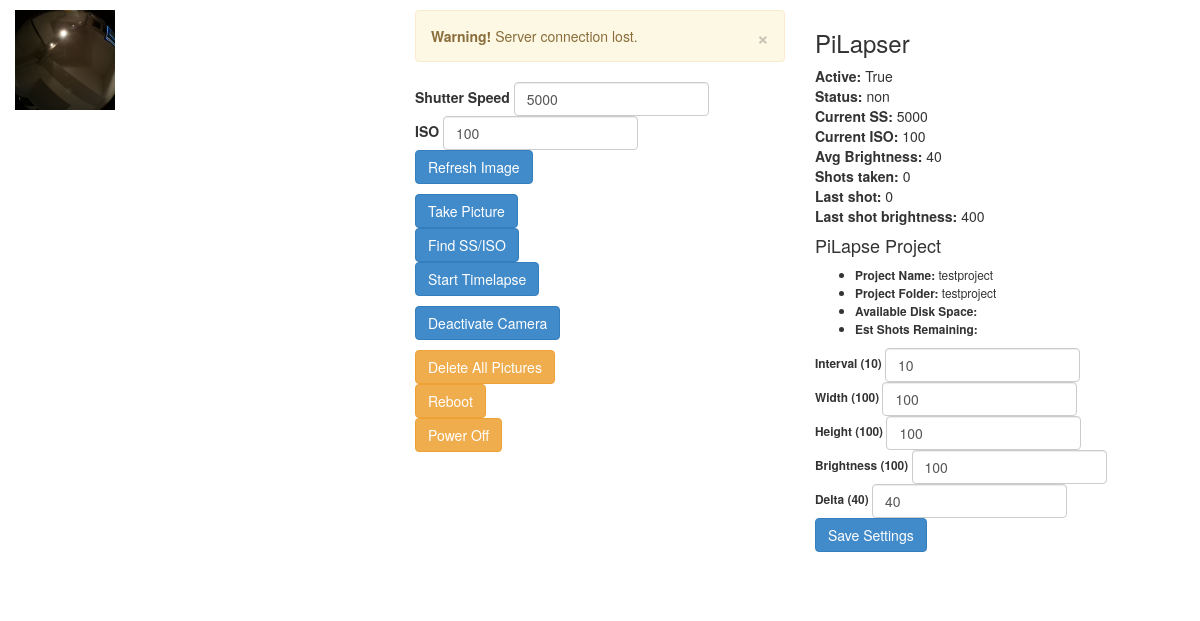
Page /djpilapp/ on the earlier database version.
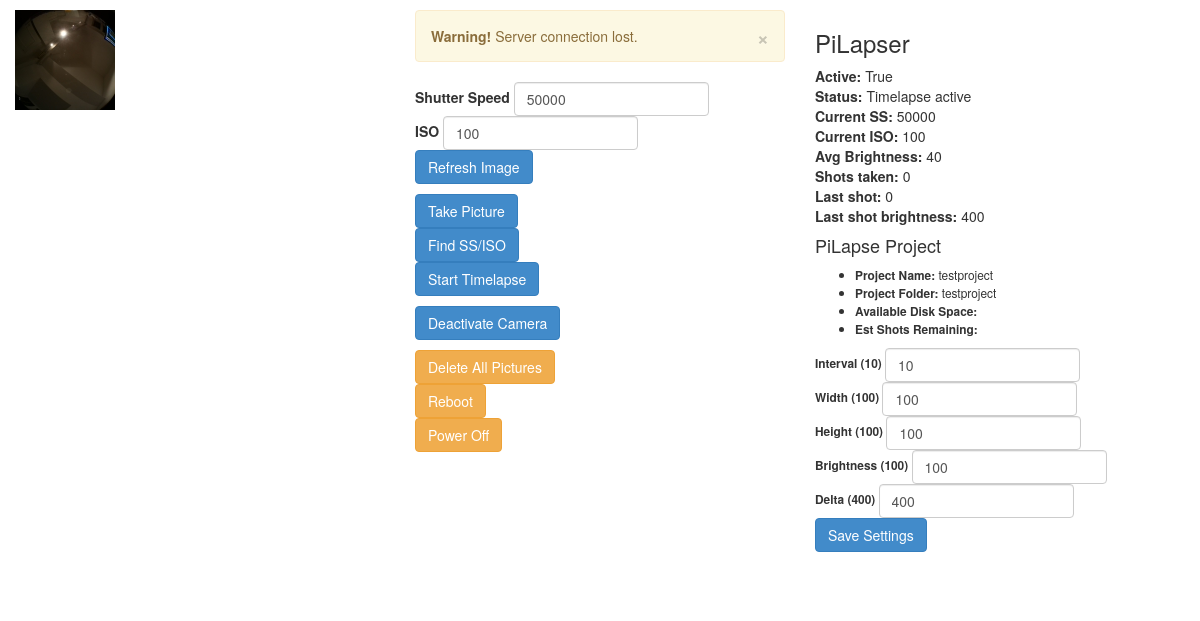
Same page on the later database version.
### djpilapp/models.py (models this page shows, shortened)
class timelapser(models.Model):
    uid = models.CharField(max_length=200)
    project = models.ForeignKey(pilapse_project,on_delete=models.CASCADE)
    currentss = models.IntegerField(verbose_name="Shutter Speed", name='ss')
    currentiso = models.IntegerField(verbose_name="ISO", name='iso')
    lastbr = models.IntegerField(verbose_name="Last shot brightness", name='lastbr')
    avgbr = models.IntegerField(verbose_name="Average brightness", name='avgbr')
    status = models.CharField(max_length=200, name='status')
    shots_taken = models.IntegerField(verbose_name="Shots taken", name='shots_taken')
    lastshot = models.CharField(max_length=200, name="lastshot")
    start_on_boot=models.BooleanField(verbose_name="Start on boot?", name='boot')
    active=models.BooleanField(verbose_name="Tracks whether currently taking photos", name='active')
    metersite='a'
    minss=100
    maxss=2000000
    miniso=100
    maxiso=800

class pilapse_project(models.Model):
    project_name = models.CharField(max_length=200)
    folder = models.CharField(max_length=200)
    keep_images=models.BooleanField(verbose_name="Keep images?", name='keep_images')
    brightness = models.IntegerField(verbose_name="Target brightness", name='brightness')
    interval = models.IntegerField(verbose_name="Shot interval in seconds", name='interval')
    width =  models.IntegerField(verbose_name="Image width", name='width')
    height = models.IntegerField(verbose_name="Image height", name='height')
    maxtime= models.IntegerField(verbose_name="Maximum time in minutes", name='maxtime')
    maxshots=models.IntegerField(verbose_name="Maximum shots", name='maxshots')
    delta = models.IntegerField(verbose_name="Allowed brightness variance", name='delta')
    alpha = models.FloatField(verbose_name="Exponential averaging constant for brightness smoothing", name='alpha')
    listen=models.BooleanField(verbose_name="Listen mode?", name='listen')

### djpilapp/views.py (the view)
def index(request):
    s = get_template('index.html')
    try:
        print('index')
        P = pilapse_project.objects.all()[0]
    except:
        P=pilapse_project.objects.create( project_name='pipic',
            folder='/home/pi/python_scripts/pipic', keep_images=False,
            brightness=128, interval=15, width=1292, height=972, maxtime=-1,
            maxshots=-1, delta=32, alpha=0.1, listen=False)
        P.save()
    try:
        Q = timelapser.objects.all()[0]
    except:
        Q=timelapser.objects.create(uid=0,
            project=pilapse_project.objects.all()[0],
            ss=50000, iso=100, lastbr=128, avgbr=128,
            status='idle', shots_taken=0, lastshot='', boot=True,
            active=False)
        Q.save()
    R = pilapse_project.objects.all()
    c=Context({
        'project': P,
        'pilapse': Q,
        'project_list': R,
    })
    html=s.render(c)
    return HttpResponse(html)

### templates/index.html (shortened to what the changed rows need)
<!DOCTYPE HTML>
<html lang="en">
{% load staticfiles %}
<head>
    <link href="{% static 'css/bootstrap.min.css' %}" rel="stylesheet">
    <link href="{% static 'css/pilapse.css' %}" rel="stylesheet">
</head>
<body>
<article id="overview">
  <div class="container-fluid" >
    <div class="row">
      <div class="col-md-4 controls">
        <form id="photoForm" class="form-inline" role="form">
          <div class="form-group">
            <label for="formshutterspeed">Shutter Speed</label>
            <input type="number" name="formshutterspeed" class="form-control"  value="{{ pilapse.ss }}">
          </div><br />
          <div class="form-group">
            <label for="formiso">ISO</label>
            <input type="number" name="formiso" class="form-control" value="{{ pilapse.iso }}">
          </div>
        </form>
      </div>
      <div class="col-md-4 sidebar">
        <ul class="nav nav-sidebar">
            <li> <b>Active:</b> <span id="pilapse_active">{{ pilapse.active }}</span> </li>
            <li> <b>Status:</b> <span id="pilapse_status">{{ pilapse.status }}</span> </li>
            <li> <b>Current SS:</b> <span id="pilapse_ss">{{ pilapse.ss }}</span> </li>
            <li> <b>Current ISO:</b> <span id="pilapse_iso">{{ pilapse.iso }}</span> </li>
            <li> <b>Avg Brightness:</b> <span id="pilapse_avgbr">{{ pilapse.avgbr }}</span> </li>
            <li> <b>Shots taken:</b> <span id="pilapse_shots">{{ pilapse.shots_taken }}</span> </li>
            <li> <b>Last shot:</b> <span id="pilapse_lastshot">{{ pilapse.lastshot }}</span> </li>
            <li> <b>Last shot brightness:</b> <span id="pilapse_lastbr">{{ pilapse.lastbr }}</span> </li>
        </ul>
        <small>
        <ul>
        <li><b>Project Name:</b> {{project.project_name}}</li>
        <li><b>Project Folder:</b> {{project.folder}}</li>
        <li><b>Available Disk Space:</b> </li>
        <li><b>Est Shots Remaining:</b> </li>
        </ul>
        <form id="projectForm" class="form-inline" role="form">
          <div class="form-group">
            <label for="">Interval (<span id="project_interval">{{project.interval}}</span>)</label>
            <input type="number" name="projinterval" class="form-control"  value="{{project.interval}}">
          </div><br />
          <div class="form-group">
            <label for="">Width (<span id="project_width">{{project.width}}</span>)</label>
            <input type="number" name="projwidth" class="form-control"  value="{{project.width}}">
          </div><br />
          <div class="form-group">
            <label for="">Height (<span id="project_height">{{project.height}}</span>)</label>
            <input type="number" name="projheight" class="form-control"  value="{{project.height}}">
          </div><br />
          <div class="form-group">
            <label for="">Brightness (<span id="project_brightness">{{project.brightness}}</span>)</label>
            <input type="number" name="projbrightness" class="form-control"  value="{{project.brightness}}">
          </div><br />
          <div class="form-group">
            <label for="">Delta (<span id="project_delta">{{project.delta}}</span>)</label>
            <input type="number" name="projdelta" class="form-control"  value="{{project.delta}}">
          </div><br />
        </form>
        </small>
      </div>
    </div>
  </div>
  </article>
</body>

Differences in the rows shown:
changed timelapser "True": formshutterspeed "5000" → "50000"; status "non" → "Timelapse active"; ss "5000" → "50000"
changed pilapse_project "testproject": delta "40" → "400"; projdelta "40" → "400"
